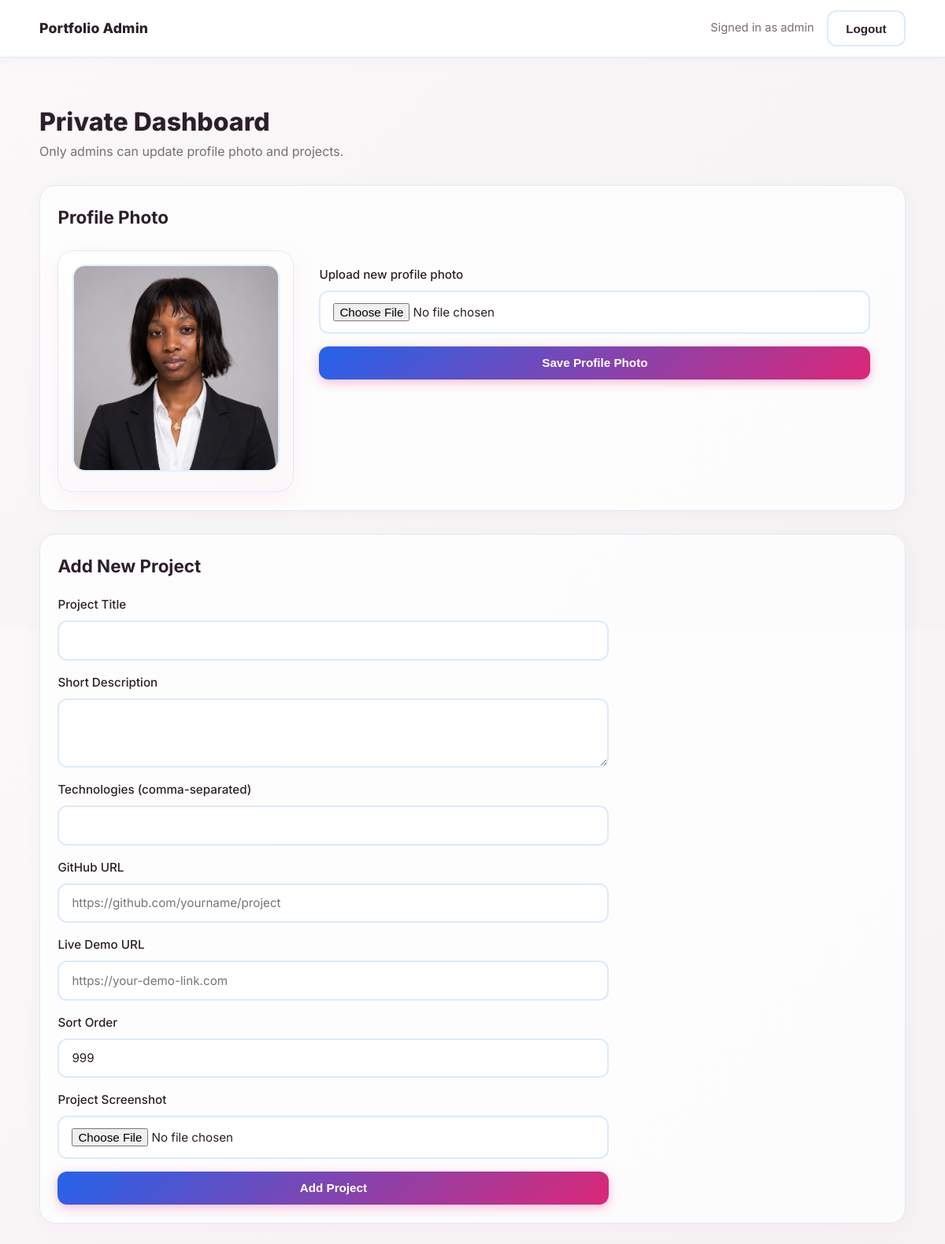
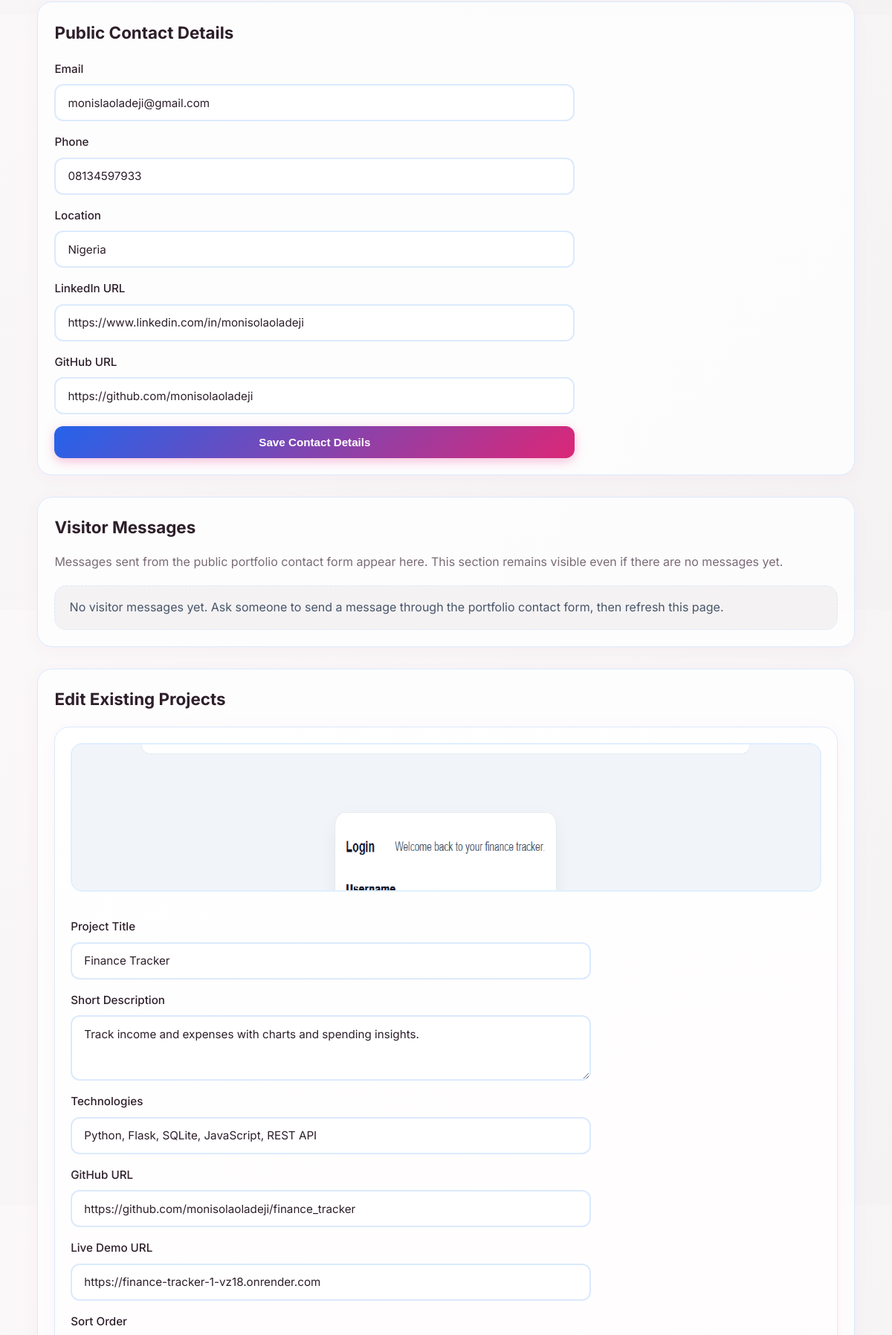
/admin (signed in, upper part), run on the app's committed database (2 pictures, top to bottom).
### tables this page shows
CREATE TABLE settings (
                key TEXT PRIMARY KEY,
                value TEXT NOT NULL DEFAULT ''
            );

CREATE TABLE projects (
                id INTEGER PRIMARY KEY AUTOINCREMENT,
                title TEXT NOT NULL,
                description TEXT NOT NULL,
                technologies TEXT NOT NULL,
                github_url TEXT NOT NULL,
                demo_url TEXT NOT NULL,
                screenshot_path TEXT NOT NULL DEFAULT '',
                sort_order INTEGER NOT NULL DEFAULT 0
            );

### app.py (the view)
@app.route("/admin", methods=["GET"])
@admin_required
def admin_dashboard():
    if MONGODB_ENABLED:
        projects = list(projects_collection.find({}, sort=[("sort_order", 1), ("_id", 1)]))
        projects_with_screenshots = []
        for project in projects:
            project["id"] = str(project["_id"])
            screenshots = get_project_screenshots_mongo(str(project["_id"]))
            projects_with_screenshots.append({
                **project,
                "screenshots": screenshots
            })
    else:
        db = get_db()
        projects = db.execute(
            """
            SELECT id, title, description, technologies, github_url, demo_url, screenshot_path, sort_order
            FROM projects
            ORDER BY sort_order ASC, id ASC;
            """
        ).fetchall()
        projects_with_screenshots = []
        for project in projects:
            screenshots = get_project_screenshots(db, project["id"])
            projects_with_screenshots.append({
                **project,
                "screenshots": screenshots
            })
    if visitor_messages_collection:
        visitor_messages = []
        for doc in visitor_messages_collection.find().sort("_id", -1):
            visitor_messages.append(
                {
                    "id": str(doc.get("_id")),
                    "sender_name": doc.get("sender_name", ""),
                    "sender_email": doc.get("sender_email", ""),
                    "message_body": doc.get("message_body", ""),
                    "created_at": doc.get("created_at", ""),
                    "is_read": bool(doc.get("is_read", False)),
                }
            )
    else:
        db = get_db()
        visitor_messages = db.execute(
            """
            SELECT id, sender_name, sender_email, message_body, created_at, is_read
            FROM visitor_messages
            ORDER BY id DESC;
            """
        ).fetchall()
    if MONGODB_ENABLED:
        settings = get_settings_map_mongo()
    else:
        db = get_db()
        settings = get_settings_map(db)
    return render_template(
        "admin_dashboard.html",
        projects=projects_with_screenshots,
        visitor_messages=visitor_messages,
        profile_photo_path=settings.get("profile_photo_path", ""),
        settings=settings,
        admin_username=app.config["ADMIN_USERNAME"],
    )

### app.py (called while the page is built)
def get_db():
    if "db" not in g:
        conn = sqlite3.connect(DB_PATH)
        conn.row_factory = sqlite3.Row
        g.db = conn
    return g.db

def get_settings_map(db=None):
    if MONGODB_ENABLED:
        return get_settings_map_mongo()
    if db is None:
        db = get_db()
    rows = db.execute("SELECT key, value FROM settings;").fetchall()
    return {row["key"]: row["value"] for row in rows}

def normalize_upload_path(path: str) -> str:
    if not path:
        return ""
    normalized = path.replace("\\", "/")
    if normalized.startswith("http://") or normalized.startswith("https://"):
        return normalized
    if normalized.startswith("uploads/"):
        normalized = normalized.split("/", 1)[1]
    if normalized.startswith("static/uploads/"):
        normalized = normalized.split("/", 2)[-1]
    return normalized

def get_upload_url(path: str) -> str:
    normalized = normalize_upload_path(path)
    if not normalized:
        return ""
    if normalized.startswith("http://") or normalized.startswith("https://"):
        return normalized
    return url_for("uploaded_file", filename=normalized)

@app.context_processor
def utility_processor():
    return {"upload_url": get_upload_url}

def is_admin_logged_in() -> bool:
    return bool(session.get("is_admin"))

def admin_required(route_handler):
    @wraps(route_handler)
    def wrapper(*args, **kwargs):
        if not is_admin_logged_in():
            return redirect(url_for("admin_login"))
        return route_handler(*args, **kwargs)
    return wrapper

def get_project_screenshots(db_or_project_id, project_id=None):
    if MONGODB_ENABLED:
        project_id_to_use = db_or_project_id if project_id is None else project_id
        return get_project_screenshots_mongo(project_id_to_use)
    db = db_or_project_id
    if project_id is None:
        raise ValueError("project_id required for SQLite fallback")
    return db.execute(
        """
        SELECT id, image_path, caption, sort_order
        FROM project_screenshots
        WHERE project_id = ?
        ORDER BY sort_order ASC, id ASC;
        """,
        (project_id,),
    ).fetchall()

### templates/admin_dashboard.html (shortened to what this page needs)
<!DOCTYPE html>
<html lang="en">
<head>
  <link rel="stylesheet" href="{{ url_for('static', filename='css/styles.css') }}">
</head>
<body>
  <header class="site-header">
    <div class="container nav-wrap">
      <a href="/" class="logo">Portfolio Admin</a>
      <div class="admin-actions">
        <span class="admin-user">Signed in as {{ admin_username }}</span>
        <form method="post" action="/admin/logout">
          <button class="btn btn-outline" type="submit">Logout</button>
        </form>
      </div>
    </div>
  </header>
  <main class="container section">
    <h1 class="admin-title">Private Dashboard</h1>
    <p class="admin-subtext">Only admins can update profile photo and projects.</p>
    <section class="admin-panel">
      <h2>Profile Photo</h2>
      <div class="about-layout">
        <div class="profile-photo-card">
          {% if profile_photo_path %}
          <img class="profile-preview" src="{{ upload_url(profile_photo_path) }}" alt="Current profile photo">
          {% else %}
          <img class="profile-preview" src="https://via.placeholder.com/260x260/121936/e9eeff?text=No+Photo" alt="No profile photo">
          {% endif %}
        </div>
        <form class="contact-form" method="post" action="/admin/profile-photo" enctype="multipart/form-data">
          <label>
            Upload new profile photo
            <input type="file" name="profile_photo" accept="image/*" required>
          </label>
          <button class="btn btn-primary" type="submit">Save Profile Photo</button>
        </form>
      </div>
    </section>
    <section class="admin-panel">
      <h2>Add New Project</h2>
      <form class="contact-form" method="post" action="/admin/projects/create" enctype="multipart/form-data">
        <label>Project Title <input type="text" name="title" required></label>
        <label>Short Description <textarea name="description" rows="3" required></textarea></label>
        <label>Technologies (comma-separated) <input type="text" name="technologies" required></label>
        <label>GitHub URL <input type="text" name="github_url" placeholder="https://github.com/yourname/project"></label>
        <label>Live Demo URL <input type="text" name="demo_url" placeholder="https://your-demo-link.com"></label>
        <label>Sort Order <input type="number" name="sort_order" value="999"></label>
        <label>Project Screenshot <input type="file" name="screenshot" accept="image/*"></label>
        <button class="btn btn-primary" type="submit">Add Project</button>
      </form>
    </section>
    <section class="admin-panel">
      <h2>Public Contact Details</h2>
      <form class="contact-form" method="post" action="/admin/contact">
        <label>Email <input type="email" name="contact_email" value="{{ settings.get('contact_email', '') }}"></label>
        <label>Phone <input type="text" name="contact_phone" value="{{ settings.get('contact_phone', '') }}"></label>
        <label>Location <input type="text" name="contact_location" value="{{ settings.get('contact_location', '') }}"></label>
        <label>LinkedIn URL <input type="text" name="contact_linkedin" value="{{ settings.get('contact_linkedin', '') }}"></label>
        <label>GitHub URL <input type="text" name="contact_github" value="{{ settings.get('contact_github', '') }}"></label>
        <button class="btn btn-primary" type="submit">Save Contact Details</button>
      </form>
    </section>
    <section class="admin-panel visitor-messages-panel">
      <h2>Visitor Messages</h2>
      <p class="message-notice">Messages sent from the public portfolio contact form appear here. This section remains visible even if there are no messages yet.</p>
      <div class="admin-project-list">
        {% if visitor_messages %}
        {% for msg in visitor_messages %}
        <article class="project-card {{ 'message-unread' if not msg['is_read'] else '' }}">
          <h3>{{ msg["sender_name"] }}</h3>
          <p><strong>Email:</strong> <a href="mailto:{{ msg['sender_email'] }}">{{ msg["sender_email"] }}</a></p>
          <p><strong>Sent:</strong> {{ msg["created_at"] }}</p>
          <p>{{ msg["message_body"] }}</p>
          <div class="card-actions">
            {% if not msg["is_read"] %}
            <form method="post" action="/admin/messages/{{ msg['id'] }}/read">
              <button class="btn btn-primary" type="submit">Mark as Read</button>
            </form>
            {% endif %}
            <form method="post" action="/admin/messages/{{ msg['id'] }}/delete" onsubmit="return confirm('Delete this message?');">
              <button class="btn btn-outline" type="submit">Delete</button>
            </form>
          </div>
        </article>
        {% endfor %}
        {% else %}
        <div class="message-empty">No visitor messages yet. Ask someone to send a message through the portfolio contact form, then refresh this page.</div>
        {% endif %}
      </div>
    </section>
    <section class="admin-panel">
      <h2>Edit Existing Projects</h2>
      <div class="admin-project-list">
        {% for project in projects %}
        <article class="project-card">
          {% if project["screenshot_path"] %}
          <img class="project-shot" src="{{ upload_url(project['screenshot_path']) }}" alt="{{ project['title'] }} screenshot">
          {% endif %}
          <form class="contact-form" method="post" action="/admin/projects/{{ project['id'] }}/update" enctype="multipart/form-data">
            <label>Project Title <input type="text" name="title" value="{{ project['title'] }}" required></label>
            <label>Short Description <textarea name="description" rows="3" required>{{ project["description"] }}</textarea></label>
            <label>Technologies <input type="text" name="technologies" value="{{ project['technologies'] }}" required></label>
            <label>GitHub URL <input type="text" name="github_url" value="{{ project['github_url'] }}"></label>
            <label>Live Demo URL <input type="text" name="demo_url" value="{{ project['demo_url'] }}"></label>
            <label>Sort Order <input type="number" name="sort_order" value="{{ project['sort_order'] }}"></label>
          </form>
        </article>
        {% endfor %}
      </div>
    </section>
  </main>
</body>
</html>

### static/css/styles.css (style rules this page uses)
:root { --bg: #faf8f9; --surface: #ffffff; --surface-soft: #fdf7fa; --text: #2d1f2a; --muted: #7a6b76; --primary: #2563eb; --primary-soft: #dbeafe; --primary-dark: #1d4ed8; --border: #dbeafe; --border-soft: #e0efff; --success: #22c55e; --error: #f87171; --ash: #e9e7e8; --ash-soft: #f4f2f3; }
* { box-sizing: border-box; margin: 0; padding: 0; }
html { scroll-behavior: smooth; }
body { font-family: "Inter", sans-serif; background: linear-gradient(135deg, #faf8f9 0%, #f4f2f3 100%); color: var(--text); line-height: 1.6; }
.container { width: min(1100px, 92%); margin: 0 auto; }
.site-header { position: sticky; top: 0; z-index: 100; backdrop-filter: blur(12px); background: rgba(255, 255, 255, 0.92); border-bottom: 1px solid var(--border); box-shadow: 0 2px 12px rgba(236, 72, 153, 0.06); }
.nav-wrap { display: flex; align-items: center; justify-content: space-between; min-height: 72px; gap: 0.8rem; }
.logo { font-weight: 800; font-size: 1.1rem; color: var(--text); text-decoration: none; letter-spacing: 0.2px; }
.btn { border: none; border-radius: 12px; padding: 0.8rem 1.4rem; text-decoration: none; font-weight: 600; cursor: pointer; display: inline-flex; align-items: center; justify-content: center; background: transparent; transition: all 0.25s ease; font-size: 0.95rem; }
.btn-primary { background: linear-gradient(135deg, var(--primary) 0%, #db2777 100%); color: #ffffff; box-shadow: 0 4px 14px rgba(236, 72, 153, 0.35); }
.btn-outline { background: transparent; border: 2px solid var(--border); color: var(--text); }
.section { padding: 3.5rem 0; }
.section h2 { font-size: 1.9rem; margin-bottom: 1rem; font-weight: 700; }
.section p { color: var(--muted); }
.about-layout { margin-top: 1.5rem; display: grid; grid-template-columns: 300px 1fr; gap: 2rem; align-items: start; }
.profile-photo-card { background: linear-gradient(160deg, var(--surface), var(--surface-soft)); border: 1px solid var(--border); border-radius: 20px; padding: 1.1rem; box-shadow: 0 8px 30px rgba(236, 72, 153, 0.08); }
.profile-preview { width: 100%; aspect-ratio: 1 / 1; object-fit: cover; border-radius: 16px; border: 2px solid var(--border-soft); }
.project-card { background: linear-gradient(160deg, var(--surface) 0%, #fffafc 100%); border: 1px solid var(--border); border-radius: 20px; padding: 1.3rem; display: flex; flex-direction: column; gap: 1rem; transition: all 0.3s ease; box-shadow: 0 4px 20px rgba(236, 72, 153, 0.06); }
.project-shot { width: 100%; height: 200px; object-fit: cover; border-radius: 16px; border: 2px solid var(--border-soft); }
.contact-form { margin-top: 1.2rem; max-width: 700px; display: grid; gap: 1rem; }
.contact-form label { display: grid; gap: 0.5rem; font-weight: 500; font-size: 0.95rem; }
.contact-form input, .contact-form textarea { width: 100%; border: 2px solid var(--border); background: #ffffff; color: var(--text); border-radius: 12px; padding: 0.85rem 1rem; font-size: 0.95rem; transition: all 0.25s ease; font-family: inherit; }
.admin-actions { display: flex; gap: 1rem; align-items: center; }
.admin-user { color: var(--muted); font-size: 0.92rem; }
.admin-title { font-size: 2rem; font-weight: 800; }
.admin-subtext { color: var(--muted); }
.admin-panel { margin-top: 1.8rem; background: rgba(255, 255, 255, 0.8); border: 1px solid var(--border); border-radius: 20px; padding: 1.4rem; box-shadow: 0 4px 20px rgba(236, 72, 153, 0.05); }
.admin-panel h2 { font-size: 1.4rem; margin-bottom: 1rem; }
.admin-project-list { margin-top: 1.2rem; display: grid; gap: 1.5rem; }
.message-notice { color: var(--muted); margin-bottom: 1rem; line-height: 1.55; }
.message-empty { color: #475569; background: var(--ash-soft); border: 1px dashed var(--border); border-radius: 16px; padding: 1rem 1.2rem; }

### data on the page
settings: value (picture)
settings: contact_email "monislaoladeji@gmail.com"
settings: contact_phone "08134597933"
settings: contact_location "Nigeria"
settings: contact_linkedin "https://www.linkedin.com/in/monisolaoladeji"
settings: contact_github "https://github.com/monisolaoladeji"
projects: screenshot_path (picture), title "Finance Tracker", description "Track income and expenses with charts and spending insights.", technologies "Python, Flask, SQLite, JavaScript, REST API", github_url "https://github.com/monisolaoladeji/finance_tracker", demo_url "https://finance-tracker-1-vz18.onrender.com"

### other printed values
{{ admin_username }} "admin"
